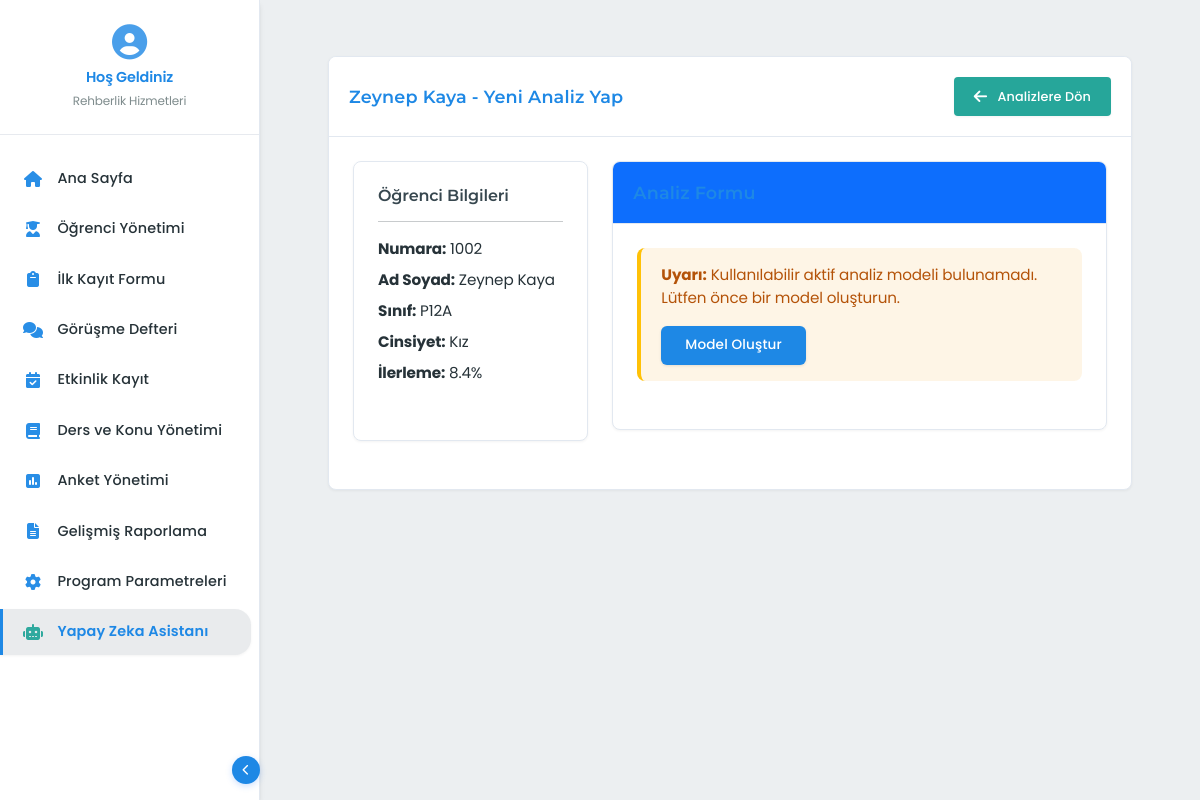
/yapay-zeka-asistan/ogrenci/2/analiz-yap (signed in), run on the app's committed database.
### app/blueprints/ogrenci_yonetimi/models.py (models this page shows, shortened)
class Ogrenci(db.Model):
    __tablename__ = 'ogrenciler'
    __table_args__ = {'extend_existing': True}
    id = db.Column(db.Integer, primary_key=True)
    numara = db.Column(db.String(20), unique=True, nullable=False)
    ad = db.Column(db.String(50), nullable=False)
    soyad = db.Column(db.String(50), nullable=False)
    sinif = db.Column(db.String(20), nullable=False)
    cinsiyet = db.Column(db.String(10), nullable=False)
    telefon = db.Column(db.String(20), nullable=True)
    eposta = db.Column(db.String(100), nullable=True)
    ders_programlari = relationship("DersProgrami", back_populates="ogrenci", cascade="all, delete-orphan")
    ders_ilerlemeleri = relationship("DersIlerleme", back_populates="ogrenci", cascade="all, delete-orphan")
    konu_takipleri = relationship("KonuTakip", back_populates="ogrenci", cascade="all, delete-orphan")
    deneme_sonuclari = relationship("DenemeSonuc", back_populates="ogrenci", cascade="all, delete-orphan")
    anketleri = relationship("OgrenciAnket", back_populates="ogrenci", cascade="all, delete-orphan")
    @property
    def tam_ad(self):
        return f"{self.ad} {self.soyad}"
    def genel_ilerleme(self):
        if not self.ders_ilerlemeleri:
            return 0
        return sum(di.tamamlama_yuzdesi for di in self.ders_ilerlemeleri) / len(self.ders_ilerlemeleri)

### app/blueprints/calisma_programi/models.py (models this page shows, shortened)
class DersIlerleme(db.Model):
    __tablename__ = 'ders_ilerlemeleri'
    __table_args__ = {'extend_existing': True}
    id = db.Column(db.Integer, primary_key=True)
    ogrenci_id = db.Column(db.Integer, db.ForeignKey('ogrenciler.id'), nullable=False)
    ders_id = db.Column(db.Integer, db.ForeignKey('dersler.id'), nullable=False)
    tamamlama_yuzdesi = db.Column(db.Float, default=0)
    tahmini_bitis_tarihi = db.Column(db.Date, nullable=True)
    son_guncelleme = db.Column(db.DateTime, default=datetime.now, onupdate=datetime.now)
    ogrenci = relationship("Ogrenci", back_populates="ders_ilerlemeleri")
    ders = relationship("Ders", back_populates="ders_ilerlemeleri")

### app/blueprints/yapay_zeka_asistan/routes.py (the view, shortened to what this page needs)
@yapay_zeka_asistan_bp.route('/ogrenci/<int:ogrenci_id>/analiz-yap', methods=['GET', 'POST'])
@ogrenci_required
def ogrenci_analiz_yap(ogrenci_id, ogrenci=None):
    if not ogrenci:
        ogrenci = OgrenciService.get_ogrenci_by_id(ogrenci_id)
        if not ogrenci:
            flash('Öğrenci bulunamadı.', 'danger')
            return redirect(url_for('ogrenci_yonetimi.liste'))
    modeller = YapayZekaService.get_modeller(aktif_mi=True)
    urls = {
        'ogrenci_profil': url_for('ogrenci_yonetimi.profil', ogrenci_id=ogrenci_id),
        'ogrenci_analizler': url_for('yapay_zeka_asistan.ogrenci_analizler', ogrenci_id=ogrenci_id),
    }
    return render_template('yapay_zeka_asistan/ogrenci_analiz_yap.html',
                          ogrenci=ogrenci,
                          modeller=modeller,
                          urls=urls)

### app/blueprints/yapay_zeka_asistan/services.py (called while the page is built)
    @staticmethod
    def get_modeller(aktif_mi=None):
        query = YapayZekaModel.query
        if aktif_mi is not None:
            query = query.filter_by(aktif=aktif_mi)
        return query.order_by(YapayZekaModel.olusturma_tarihi.desc()).all()

### app/utils/auth.py (called while the page is built)
def ogrenci_required(f):
    @wraps(f)
    def decorated_function(ogrenci_id=None, *args, **kwargs):
        if not ogrenci_id:
            flash('Geçersiz öğrenci ID.', 'danger')
            return redirect(url_for('ogrenci_yonetimi.liste'))
        ogrenci = Ogrenci.query.get_or_404(ogrenci_id)
        set_aktif_ogrenci(ogrenci_id)
        kwargs['ogrenci'] = ogrenci
        return f(ogrenci_id, *args, **kwargs)
    return decorated_function

### app/utils/session.py (called while the page is built)
def set_aktif_ogrenci(ogrenci_id):
    session['aktif_ogrenci_id'] = ogrenci_id

def get_aktif_ogrenci():
    try:
        if 'aktif_ogrenci_id' in session:
            return Ogrenci.query.get(session['aktif_ogrenci_id'])
    except Exception:
        pass
    return None

### app/blueprints/yapay_zeka_asistan/templates/yapay_zeka_asistan/ogrenci_analiz_yap.html (shortened to what this page needs)
{% extends "base.html" %}
{% block content %}
<div class="container-fluid pt-4 px-4">
    <div class="row g-4">
        <div class="col-12">
            <div class="card edevlet-card-body edevlet-panel mb-4">
                <div class="card-header d-flex justify-content-between align-items-center">
                    <h5 class="card-title">{{ ogrenci.tam_ad }} - Yeni Analiz Yap</h5>
                    <div>
                        <a href="{{ urls.ogrenci_analizler }}" class="btn btn-secondary btn-sm">
                            <i class="fa fa-arrow-left"></i> Analizlere Dön
                        </a>
                    </div>
                </div>
                <div class="card-body">
                    <div class="row">
                        <div class="col-md-4 mb-4">
                            <div class="card h-100">
                                <div class="card-body">
                                    <h5 class="card-title">Öğrenci Bilgileri</h5>
                                    <hr>
                                    <div class="mb-2">
                                        <strong>Numara:</strong> {{ ogrenci.numara }}
                                    </div>
                                    <div class="mb-2">
                                        <strong>Ad Soyad:</strong> {{ ogrenci.tam_ad }}
                                    </div>
                                    <div class="mb-2">
                                        <strong>Sınıf:</strong> {{ ogrenci.sinif }}
                                    </div>
                                    <div class="mb-2">
                                        <strong>Cinsiyet:</strong> {{ ogrenci.cinsiyet }}
                                    </div>
                                    <div class="mb-2">
                                        <strong>İlerleme:</strong> {{ "%.1f"|format(ogrenci.genel_ilerleme()) }}%
                                    </div>
                                </div>
                            </div>
                        </div>
                        <div class="col-md-8">
                            <div class="card">
                                <div class="card-header bg-primary text-white">
                                    <h5 class="card-title mb-0">Analiz Formu</h5>
                                </div>
                                <div class="card-body">
                                    {% if modeller %}
                                    <form method="POST" action="{{ url_for('yapay_zeka_asistan.ogrenci_analiz_yap', ogrenci_id=ogrenci.id) }}">
                                        <div class="mb-3">
                                            <label for="model_id" class="form-label">Analiz Modeli</label>
                                            <select id="model_id" name="model_id" class="form-select" required>
                                                <option value="">Bir model seçin</option>
                                                {% for model in modeller %}
                                                <option value="{{ model.id }}">{{ model.model_adi }} ({{ model.model_turu }})</option>
                                                {% endfor %}
                                            </select>
                                            <div class="form-text">
                                                Öğrenci için kullanılacak analiz modelini seçin.
                                            </div>
                                        </div>
                                        <div class="alert alert-info">
                                            <strong>Bilgi:</strong> Seçilen model, öğrencinin akademik verilerini kullanarak analiz yapacak
                                            ve risk durumunu değerlendirecektir. Analiz sonucunda öneriler otomatik olarak oluşturulacaktır.
                                        </div>
                                        <div class="text-end mt-3">
                                            <a href="{{ urls.ogrenci_analizler }}" class="btn btn-secondary">İptal</a>
                                            <button type="submit" class="btn btn-primary">Analiz Yap</button>
                                        </div>
                                    </form>
                                    {% else %}
                                    <div class="alert alert-warning">
                                        <strong>Uyarı:</strong> Kullanılabilir aktif analiz modeli bulunamadı. Lütfen önce bir model oluşturun.
                                        <div class="mt-3">
                                            <a href="{{ url_for('yapay_zeka_asistan.akademik_risk_modeli_olustur') }}" class="btn btn-primary">Model Oluştur</a>
                                        </div>
                                    </div>
                                    {% endif %}
                                </div>
                            </div>
                        </div>
                    </div>
                </div>
            </div>
        </div>
    </div>
</div>
{% endblock %}

### app/static/css/styles.css (style rules this page uses)
:root { --primary-color: #2c3e50; --primary-light: #34495e; --primary-dark: #1e2a36; --secondary-color: #3498db; --secondary-light: #5dade2; --secondary-dark: #2874a6; --accent-color: #16a085; --warning-color: #f39c12; --danger-color: #c0392b; --info-color: #2980b9; --success-color: #27ae60; --light-color: #f8f9fa; --dark-color: #2c3e50; --text-color: #333333; --text-muted: #7f8c8d; --border-color: #ecf0f1; --bg-light: #f5f7f9; --bg-white: #ffffff; --bg-gradient: linear-gradient(to right, var(--primary-color), var(--primary-dark)); --shadow-sm: 0 2px 4px rgba(0, 0, 0, 0.05); --shadow-md: 0 4px 6px -1px rgba(0, 0, 0, 0.1), 0 2px 4px -1px rgba(0, 0, 0, 0.06); --shadow-lg: 0 10px 15px -3px rgba(0, 0, 0, 0.1), 0 4px 6px -2px rgba(0, 0, 0, 0.05); --radius-sm: 0.25rem; --radius-md: 0.5rem; --radius-lg: 0.75rem; --radius-xl: 1rem; --transition: all 0.2s ease; --card-shadow: 0 4px 6px -1px rgba(0, 0, 0, 0.1), 0 2px 4px -1px rgba(0, 0, 0, 0.06); --card-shadow-hover: 0 10px 15px -3px rgba(0, 0, 0, 0.1), 0 4px 6px -2px rgba(0, 0, 0, 0.05); --sidebar-width: 260px; --sidebar-collapsed-width: 70px; --header-height: 60px; --border-radius: 0.5rem; --transition-smooth: all 0.25s cubic-bezier(0.4, 0, 0.2, 1); }
body { font-family: 'Inter', system-ui, -apple-system, 'Segoe UI', Helvetica, Arial, sans-serif; color: var(--text-color); background-color: var(--bg-light); line-height: 1.5; font-size: 0.9rem; overflow-x: hidden; -webkit-font-smoothing: antialiased; -moz-osx-font-smoothing: grayscale; letter-spacing: -0.01em; }
.card { border-radius: var(--radius-lg); border: none; box-shadow: var(--shadow-md); margin-bottom: 1.5rem; transition: all 0.3s ease; overflow: hidden; background-color: var(--bg-white); position: relative; }
.card-header { background: var(--bg-white); border-bottom: 2px solid var(--primary-color); font-weight: 600; font-size: 1rem; padding: 1rem 1.5rem; color: var(--primary-color); letter-spacing: 0.01em; position: relative; }
.card-header .card-title { margin-bottom: 0; font-size: 1.1rem; font-weight: 600; color: var(--primary-color); position: relative; }
.card-body { padding: 1.5rem; }
.btn { font-weight: 600; border-radius: var(--radius-md); padding: 0.65rem 1.25rem; font-size: 0.85rem; line-height: 1.5; transition: all 0.3s cubic-bezier(0.4, 0, 0.2, 1); display: inline-flex; align-items: center; justify-content: center; box-shadow: var(--shadow-sm); letter-spacing: 0.01em; position: relative; overflow: hidden; border: none; z-index: 1; }
.btn:before { content: ''; position: absolute; top: 0; left: 0; width: 100%; height: 100%; background: rgba(255, 255, 255, 0.1); transform: translateY(100%); transition: transform 0.3s cubic-bezier(0.4, 0, 0.2, 1); z-index: -1; }
.btn i, .btn .fas, .btn .far, .btn .fal, .btn .fab { margin-right: 0.65rem; font-size: 0.95rem; transition: transform 0.2s ease; }
.btn-sm { padding: 0.5rem 1rem; font-size: 0.8rem; border-radius: var(--radius-md); }
.btn-primary { background: var(--bg-gradient); color: white; }
.btn-secondary { background-color: var(--secondary-color); color: white; }

### app/static/css/animations.css (style rules this page uses)
.btn { transition: all 0.2s cubic-bezier(0.4, 0, 0.2, 1); }
.card { transition: all 0.3s cubic-bezier(0.4, 0, 0.2, 1); }
.btn { transition: all 0.2s ease-in-out; }
.card { transition: all 0.3s cubic-bezier(0.165, 0.84, 0.44, 1); }

### app/static/css/minimal.css (style rules this page uses)
:root { --primary-color: #4f46e5; --primary-light: #818cf8; --primary-dark: #4338ca; --success-color: #10b981; --warning-color: #f59e0b; --danger-color: #ef4444; --info-color: #06b6d4; --text-color: #1e293b; --text-light: #64748b; --bg-white: #ffffff; --bg-light: #f8fafc; --border-color: #e2e8f0; --shadow-sm: 0 1px 3px rgba(0,0,0,.05); --shadow-md: 0 2px 6px rgba(0,0,0,.08); --shadow-lg: 0 4px 12px rgba(0,0,0,.12); --radius-sm: 0.5rem; --radius-md: 0.75rem; --radius-lg: 1rem; --transition: .2s ease; }
.card { background: var(--bg-white); border: 1px solid var(--border-color); border-radius: var(--radius-md); box-shadow: var(--shadow-sm); transition: var(--transition); }
.card-header { padding: 1.25rem; border-bottom: 1px solid var(--border-color); background: var(--bg-white); font-weight: 600; }
.btn { padding: 0.625rem 1.25rem; border-radius: var(--radius-sm); font-weight: 500; transition: var(--transition); border: none; box-shadow: var(--shadow-sm); }
.btn-primary { background: var(--primary-color); color: white; }
.alert { padding: 1rem 1.25rem; border-radius: var(--radius-md); border: 1px solid transparent; margin-bottom: 1rem; }

### data on the page
Ogrenci: tam_ad "Zeynep Kaya", numara "1002", sinif "P12A", cinsiyet "Kız"
DersIlerleme: genel_ilerleme "8.4"
